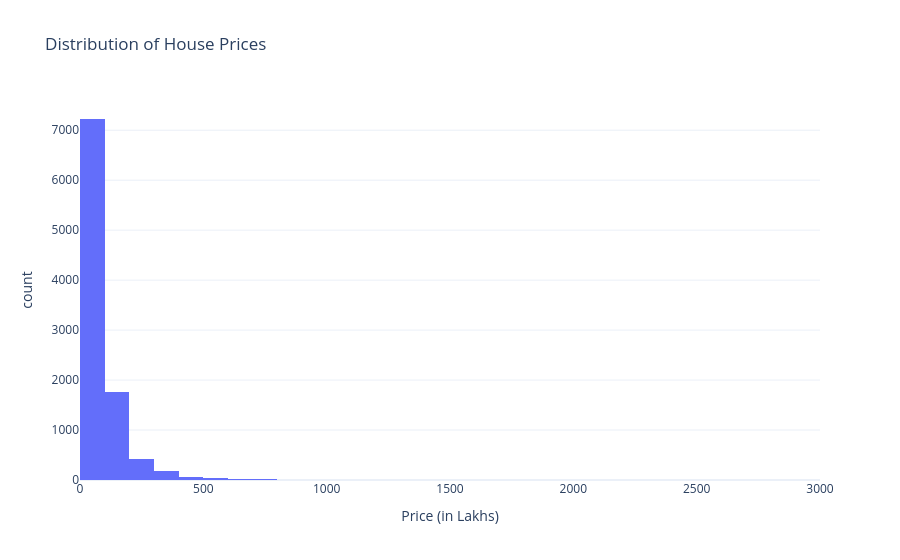
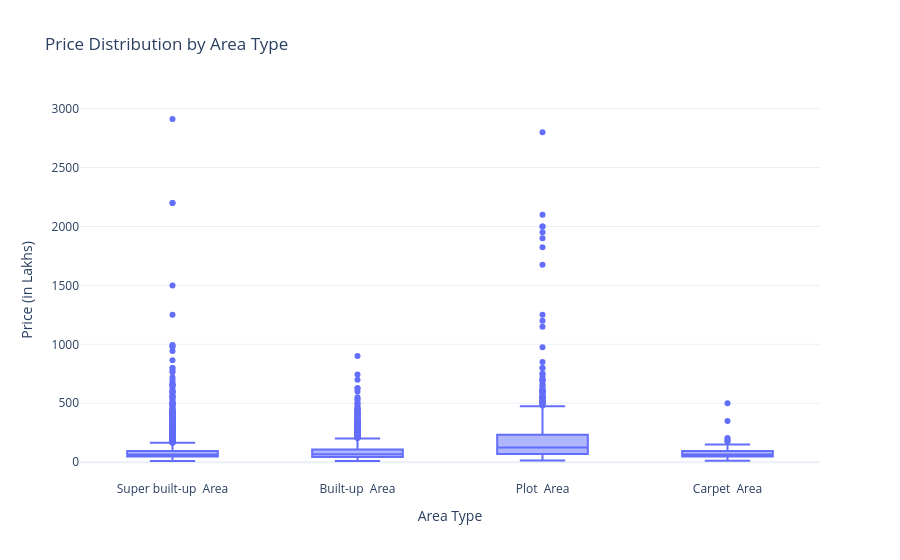
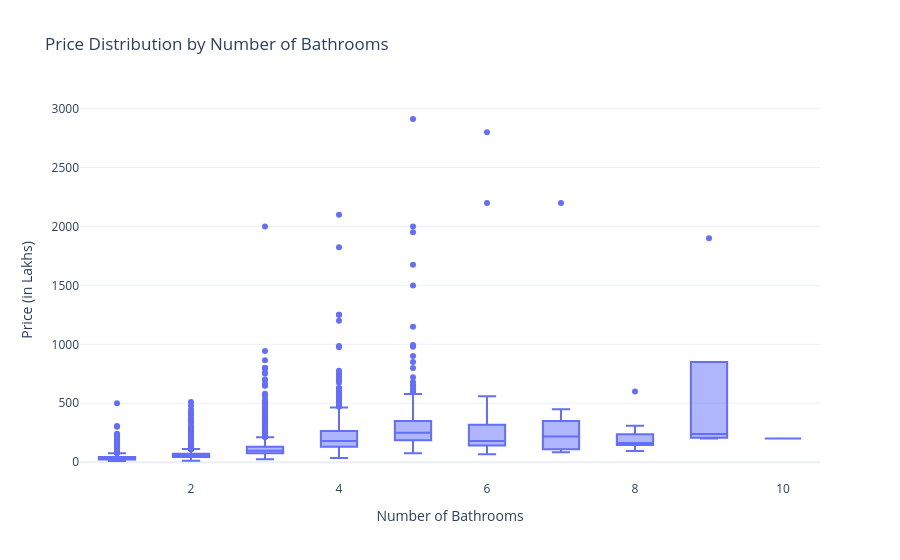
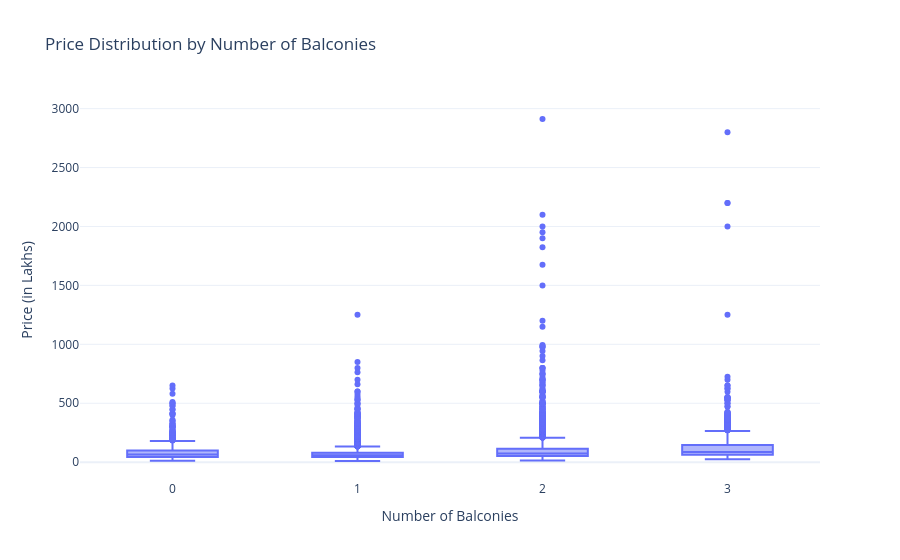

Notebook code cell kept with these figures, in order:
### Markdown cell above
## 5. Visual Representation of EDA

This section uses Plotly to create interactive and insightful visualizations that help understand the data distributions and relationships between variables.

### Code cell
# 1. Distribution of Price
fig = px.histogram(df_preprocessed, x="price", nbins=50, title="Distribution of House Prices",
                   labels={'price': 'Price (in Lakhs)'},
                   template="plotly_white")
fig.show()

# 2. Price vs. Area Type (Box Plot)
fig = px.box(df_preprocessed, x="area_type", y="price", title="Price Distribution by Area Type",
             labels={'area_type': 'Area Type', 'price': 'Price (in Lakhs)'},
             template="plotly_white")
fig.show()

# 3. Price vs. Number of Bathrooms (Box Plot)
fig = px.box(df_preprocessed, x="bath", y="price", title="Price Distribution by Number of Bathrooms",
             labels={'bath': 'Number of Bathrooms', 'price': 'Price (in Lakhs)'},
             template="plotly_white")
fig.show()

# 4. Price vs. Number of Balconies (Box Plot)
fig = px.box(df_preprocessed, x="balcony", y="price", title="Price Distribution by Number of Balconies",
             labels={'balcony': 'Number of Balconies', 'price': 'Price (in Lakhs)'},
             template="plotly_white")
fig.show()

# 5. Price vs. BHK (Box Plot)
fig = px.box(df_preprocessed, x="bhk", y="price", title="Price Distribution by BHK",
             labels={'bhk': 'BHK (Bedrooms, Hall, Kitchen)', 'price': 'Price (in Lakhs)'},
             template="plotly_white")
fig.show()

# 6. Price vs. Total Square Feet (Scatter Plot)
fig = px.scatter(df_preprocessed, x="total_sqft", y="price",
                 title="Price vs. Total Square Feet",
                 labels={'total_sqft': 'Total Square Feet', 'price': 'Price (in Lakhs)'},
                 hover_data=['location', 'area_type', 'bhk'],
                 template="plotly_white")
fig.show()

# 7. Top 10 Locations by Average Price (Bar Plot)
avg_price_by_location = df_preprocessed.groupby('location')['price'].mean().sort_values(ascending=False).head(10)
fig = px.bar(avg_price_by_location, x=avg_price_by_location.index, y=avg_price_by_location.values,
             title="Top 10 Locations by Average Price",
             labels={'x': 'Location', 'y': 'Average Price (in Lakhs)'},
             template="plotly_white")
fig.show()

# 8. Missing Values Visualization (Bar Plot) - after preprocessing, should be minimal/none for key features
missing_values = df.isnull().sum() # Use original df for this visualization to show initial state
missing_values = missing_values[missing_values > 0].sort_values(ascending=False)
if not missing_values.empty:
    fig = px.bar(x=missing_values.index, y=missing_values.values,
                 labels={'x': 'Feature', 'y': 'Number of Missing Values'},
                 title='Missing Values Before Preprocessing',
                 template="plotly_white")
    fig.show()
else:
    print("No missing values in the original dataset (or handled before this cell).")

### Figure 1 — Plotly figure (JSON) as saved in the notebook; plotly's stock layout.template omitted (floating-point values rounded to 4 significant figures; data arrays with more than 128 entries replaced by an {"elided": "..."} marker saying what was removed)
{"data": [{"bingroup": "x", "hovertemplate": "Price (in Lakhs)=%{x}<br>count=%{y}<extra></extra>", "legendgroup": "", "marker": {"color": "#636efa", "pattern": {"shape": ""}}, "name": "", "nbinsx": 50, "orientation": "v", "showlegend": false, "type": "histogram", "x": {"elided": "9765 float values"}, "xaxis": "x", "yaxis": "y"}], "layout": {"barmode": "relative", "legend": {"tracegroupgap": 0}, "title": {"text": "Distribution of House Prices"}, "xaxis": {"anchor": "y", "domain": [0, 1], "title": {"text": "Price (in Lakhs)"}}, "yaxis": {"anchor": "x", "domain": [0, 1], "title": {"text": "count"}}}}

### Figure 2 — Plotly figure (JSON) as saved in the notebook; plotly's stock layout.template omitted (floating-point values rounded to 4 significant figures; data arrays with more than 128 entries replaced by an {"elided": "..."} marker saying what was removed)
{"data": [{"alignmentgroup": "True", "hovertemplate": "Area Type=%{x}<br>Price (in Lakhs)=%{y}<extra></extra>", "legendgroup": "", "marker": {"color": "#636efa"}, "name": "", "notched": false, "offsetgroup": "", "orientation": "v", "showlegend": false, "type": "box", "x": {"elided": "9765 str values"}, "x0": " ", "xaxis": "x", "y": {"elided": "9765 float values"}, "y0": " ", "yaxis": "y"}], "layout": {"boxmode": "group", "legend": {"tracegroupgap": 0}, "title": {"text": "Price Distribution by Area Type"}, "xaxis": {"anchor": "y", "domain": [0, 1], "title": {"text": "Area Type"}}, "yaxis": {"anchor": "x", "domain": [0, 1], "title": {"text": "Price (in Lakhs)"}}}}

### Figure 3 — Plotly figure (JSON) as saved in the notebook; plotly's stock layout.template omitted (floating-point values rounded to 4 significant figures; data arrays with more than 128 entries replaced by an {"elided": "..."} marker saying what was removed)
{"data": [{"alignmentgroup": "True", "hovertemplate": "Number of Bathrooms=%{x}<br>Price (in Lakhs)=%{y}<extra></extra>", "legendgroup": "", "marker": {"color": "#636efa"}, "name": "", "notched": false, "offsetgroup": "", "orientation": "v", "showlegend": false, "type": "box", "x": {"elided": "9765 float values"}, "x0": " ", "xaxis": "x", "y": {"elided": "9765 float values"}, "y0": " ", "yaxis": "y"}], "layout": {"boxmode": "group", "legend": {"tracegroupgap": 0}, "title": {"text": "Price Distribution by Number of Bathrooms"}, "xaxis": {"anchor": "y", "domain": [0, 1], "title": {"text": "Number of Bathrooms"}}, "yaxis": {"anchor": "x", "domain": [0, 1], "title": {"text": "Price (in Lakhs)"}}}}

### Figure 4 — Plotly figure (JSON) as saved in the notebook; plotly's stock layout.template omitted (floating-point values rounded to 4 significant figures; data arrays with more than 128 entries replaced by an {"elided": "..."} marker saying what was removed)
{"data": [{"alignmentgroup": "True", "hovertemplate": "Number of Balconies=%{x}<br>Price (in Lakhs)=%{y}<extra></extra>", "legendgroup": "", "marker": {"color": "#636efa"}, "name": "", "notched": false, "offsetgroup": "", "orientation": "v", "showlegend": false, "type": "box", "x": {"elided": "9765 float values"}, "x0": " ", "xaxis": "x", "y": {"elided": "9765 float values"}, "y0": " ", "yaxis": "y"}], "layout": {"boxmode": "group", "legend": {"tracegroupgap": 0}, "title": {"text": "Price Distribution by Number of Balconies"}, "xaxis": {"anchor": "y", "domain": [0, 1], "title": {"text": "Number of Balconies"}}, "yaxis": {"anchor": "x", "domain": [0, 1], "title": {"text": "Price (in Lakhs)"}}}}
